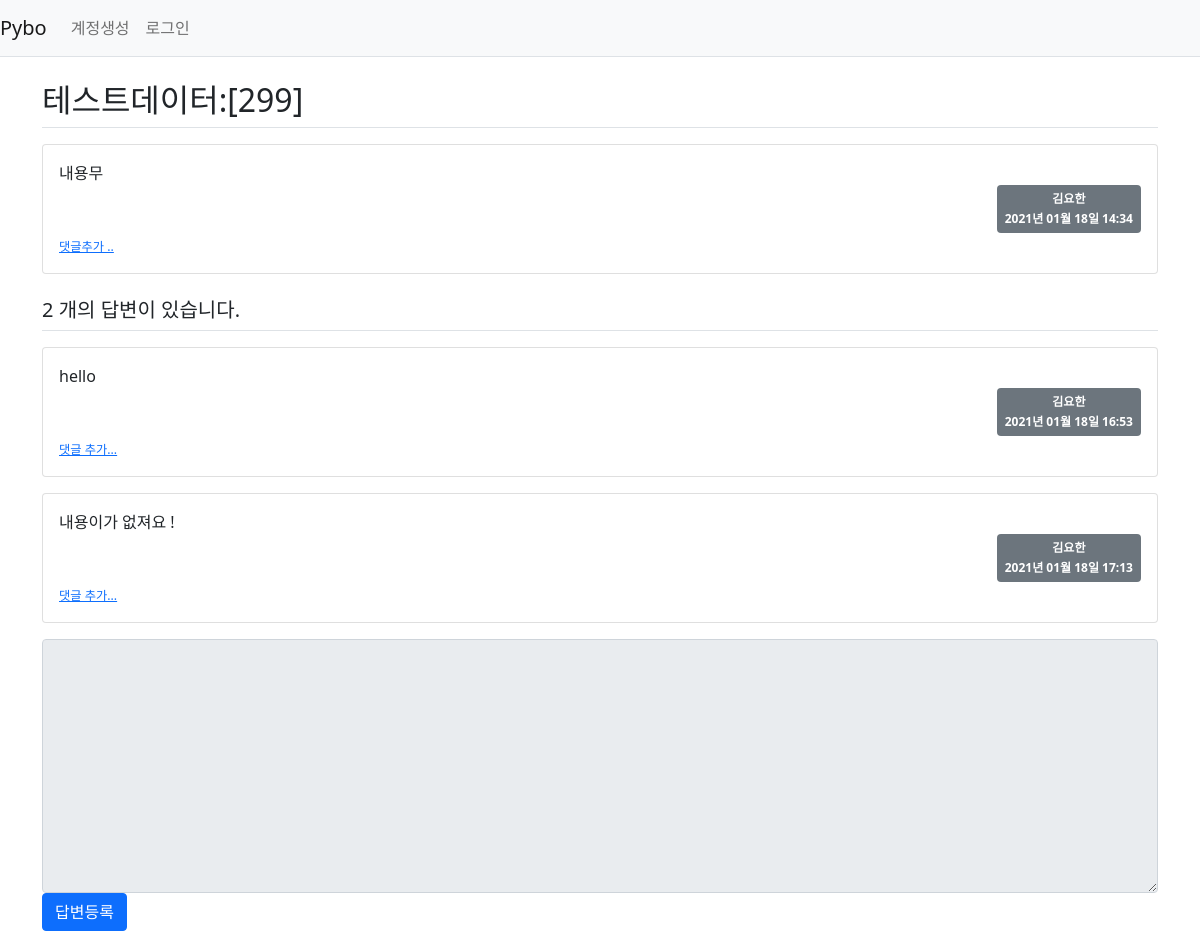
Before: /question/detail/303/ with the older database file.
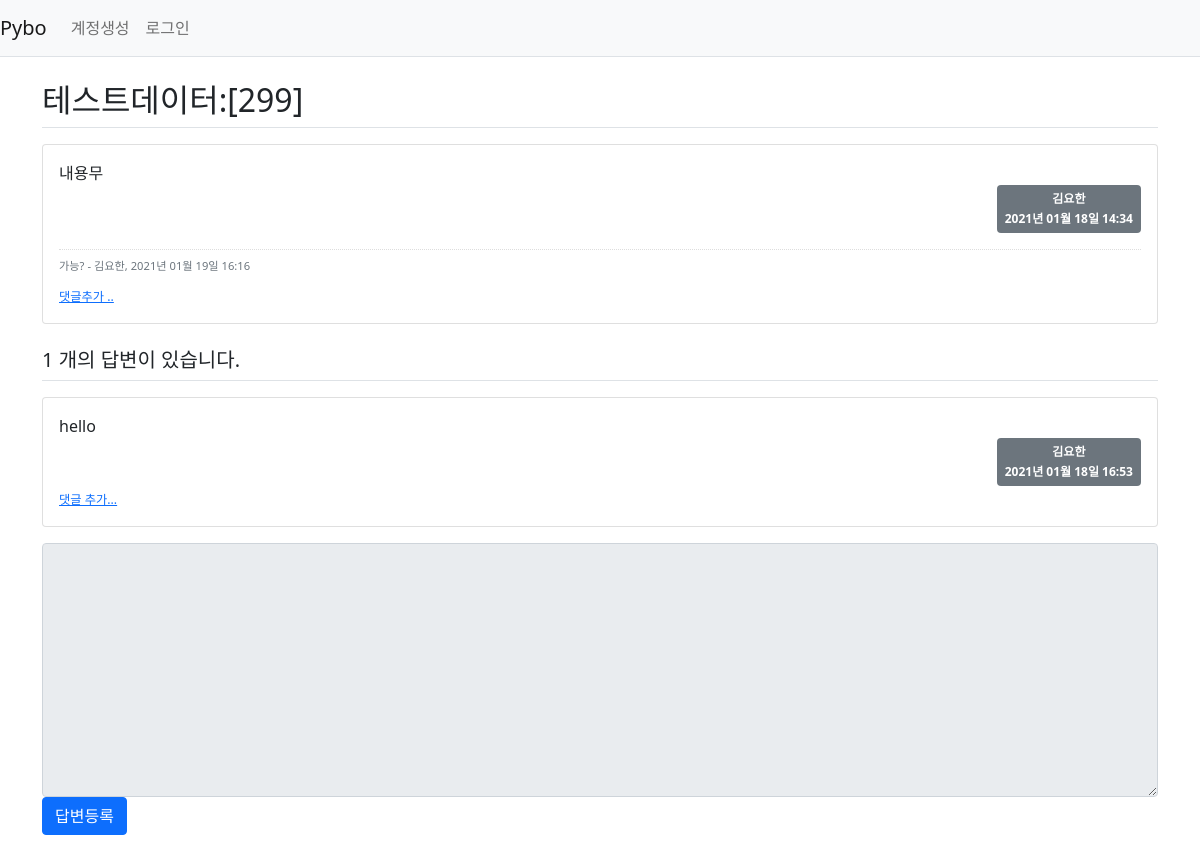
After: the same page with the newer database file.
### pybo/models.py (models this page shows)
class Answer(db.Model):
    id = db.Column(db.Integer, primary_key=True )
    question_id = db.Column(db.Integer, db.ForeignKey('question.id', ondelete='CASCADE'))
    question = db.relationship('Question', backref=db.backref('answer_set', ))
    content = db.Column(db.Text(), nullable=False)
    create_date = db.Column(db.DateTime(), nullable=False)
    user_id = db.Column(db.Integer, db.ForeignKey(
        'user.id', ondelete='CASCADE'), nullable=False)
    user = db.relationship('User', backref=db.backref('answer_set'))
    modify_date = db.Column(db.DateTime(), nullable=True)

class User(db.Model):
    id = db.Column(db.Integer, primary_key=True)
    username = db.Column(db.String(150), unique=True, nullable=False)
    password = db.Column(db.String(200), nullable=False)
    email = db.Column(db.String(120), unique=True, nullable=False)

class Comment(db.Model):
    id = db.Column(db.Integer, primary_key=True)
    user_id = db.Column(db.Integer, db.ForeignKey(
        'user.id', ondelete='CASCADE'), nullable=False)
    user = db.relationship('User', backref=db.backref('comment_set'))
    content = db.Column(db.Text(), nullable=False)
    create_date = db.Column(db.DateTime(), nullable=False)
    modify_date = db.Column(db.DateTime())
    question_id = db.Column(db.Integer, db.ForeignKey(
        'question.id', ondelete='CASCADE'), nullable=True)
    question = db.relationship('Question', backref=db.backref('comment_set'))
    answer_id = db.Column(db.Integer, db.ForeignKey(
        'answer.id', ondelete='CASCADE'), nullable=True)
    answer = db.relationship('Answer', backref=db.backref('comment_set'))

### pybo/views/question_views.py (the view)
@bp.route('/detail/<int:question_id>/')
def detail(question_id):
    form = AnswerForm()
    question = Question.query.get_or_404(question_id)
    return render_template('questions/question_detail.html', question=question, form=form)

### pybo/forms.py
class AnswerForm(FlaskForm):
    content = TextAreaField('내용', validators=[DataRequired(' 내용은 필수 입력 항목입니다. ')])

### pybo/filter.py (called while the page is built)
def format_datetime(value, fmt='%Y년 %m월 %d일 %H:%M'):
    return value.strftime(fmt)

### pybo/views/auth_views.py (called while the page is built)
@bp.before_app_request
def load_logged_in_user():
    user_id = session.get('user_id')
    if user_id is None:
        g.user = None
    else:
        g.user = User.query.get(user_id)

### pybo/templates/questions/question_detail.html (shortened to what this page needs)
{% extends 'base.html' %}
{% block content %}
<div class="container my-3">
    <h2 class="border-bottom py-2">{{ question.subject }}</h2>
    <div class="card my-3">
        <div class="card-body">
            <div class="card-text" style="white-space: pre-line;">{{ question.content }}</div>
                <div class="d-flex justify-content-end">
                    <span class="badge bg-secondary p-2 text-left">
                        <div class="mb-2">{{ question.user.username }}</div>
                        <div>{{ question.create_date|datetime }}</div>
                    </span>
                </div>
                {% if question.comment_set|length > 0 %}
                <div class="mt-3">
                    {% for comment in question.comment_set %}
                        <div class="comment py-2 text-muted">
                            <span style="white-space: pre-line;">{{ comment.content }}</span>
                            <span>
                                - {{ comment.user.username }}, {{ comment.create_date|datetime }}
                            </span>
                        </div>
                        {% endfor %}
                        </div>
                        {% endif %}
                        <div>
                            <a href="{{ url_for('comment.create_question',
                            question_id=question.id) }}" class="small"><small>댓글추가 ..</small></a>
                        </div>
            </div>
        </div>
        <h5 class="border-bottom my-3 py-2">{{ question.answer_set|length }} 개의 답변이 있습니다.</h5>
        {% for answer in question.answer_set %}
        <div class="card my-3">
            <div class="card-body">
                <div class="card-text" style="white-space: pre-line;">{{ answer.content}}</div>
                    <div class="d-flex justify-content-end">
                        <span class="badge bg-secondary p-2 text-left">
                            <div class="mb-2">{{ answer.user.username }}</div>
                            <div>{{ answer.create_date|datetime }}</div>
                        </span>
                    </div>
            <div>
                <a href="{{ url_for('comment.create_answer', answer_id=answer.id)}}"
                class="small"><small>댓글 추가...</small></a>
            </div>
            </div>
        </div>
    {% endfor %}
    <form action="{{ url_for('answer.create', question_id=question.id) }}" method="post" class="my-3">
        <div class="form-group">
            <textarea {% if not g.user %}disabled{% endif %} name="content" id="content" class="form-control" rows="10" ></textarea>
        </div>
        <input type="submit" value="답변등록" class="btn btn-primary">
    </form>
</div>
{% endblock %}

Changed rows visible on the page:
removed Answer: content "내용이가 없져요 !", user.username "김요한", create_date "2021년 01월 18일 17:13"
added Comment: content "가능?", user.username "김요한", create_date "2021년 01월 19일 16:16"
Other visible differences:
{{ question.answer_set|length }}: "2" → "1"
